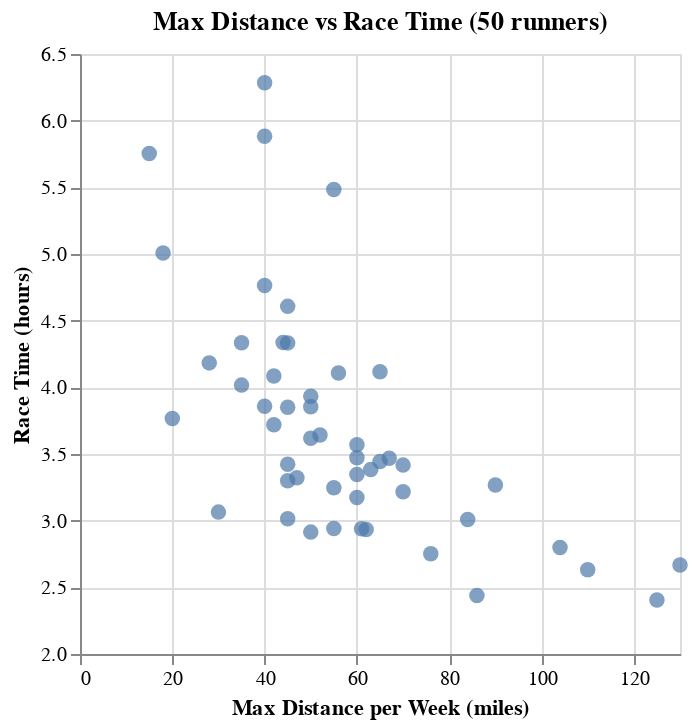

The code cell stored with this chart in its notebook:
### Code cell
# Task 2: Take a subset of the data
# Take a subset of 50 individuals
marathon_50 = marathon.sample(n=50, random_state=300)

# Create the scatterplot
answer2 = alt.Chart(marathon_50).mark_circle(size=60).encode(
    x=alt.X('max', title='Max Distance per Week (miles)'),
    y=alt.Y('time_hrs', title='Race Time (hours)', scale=alt.Scale(zero=False))
).properties(
    title='Max Distance vs Race Time (50 runners)'
)

answer2

### Figure 1 — Vega-Lite specification as saved in the notebook (floating-point values rounded to 4 significant figures)
{"config": {"view": {"continuousWidth": 300, "continuousHeight": 300}}, "data": {"name": "data-f534632576b79774dca13f231880df74"}, "mark": {"type": "circle", "size": 60}, "encoding": {"x": {"field": "max", "title": "Max Distance per Week (miles)", "type": "quantitative"}, "y": {"field": "time_hrs", "scale": {"zero": false}, "title": "Race Time (hours)", "type": "quantitative"}}, "title": "Max Distance vs Race Time (50 runners)", "$schema": "https://vega.github.io/schema/vega-lite/v5.20.1.json", "datasets": {"data-f534632576b79774dca13f231880df74": [{"age": 25, "bmi": 23.08, "female": 1, "footwear": 2, "group": 2, "injury": 1, "mf_d": 42195, "mf_di": 2, "mf_ti": 12048, "max": 60.0, "sprint": 0, "mf_s": 3.502, "time_hrs": 3.347}, {"age": 31, "bmi": 22.54, "female": 0, "footwear": 1, "group": 2, "injury": 2, "mf_d": 42195, "mf_di": 3, "mf_ti": 12323, "max": 45.0, "sprint": 1, "mf_s": 3.424, "time_hrs": 3.423}, {"age": 44, "bmi": 18.87, "female": 1, "footwear": 1, "group": 1, "injury": 1, "mf_d": 42195, "mf_di": 2, "mf_ti": 10077, "max": 104.0, "sprint": 1, "mf_s": 4.187, "time_hrs": 2.799}, {"age": 42, "bmi": 28.26, "female": 0, "footwear": 2, "group": 3, "injury": 1, "mf_d": 42195, "mf_di": 2, "mf_ti": 21180, "max": 40.0, "sprint": 0, "mf_s": 1.992, "time_hrs": 5.883}, {"age": 36, "bmi": 26.61, "female": 0, "footwear": 1, "group": 2, "injury": 1, "mf_d": 42195, "mf_di": 2, "mf_ti": 13560, "max": 20.0, "sprint": 0, "mf_s": 3.112, "time_hrs": 3.767}, {"age": 37, "bmi": 19.55, "female": 0, "footwear": 2, "group": 3, "injury": 1, "mf_d": 42195, "mf_di": 4, "mf_ti": 10834, "max": 84.0, "sprint": 1, "mf_s": 3.895, "time_hrs": 3.009}, {"age": 27, "bmi": 21.39, "female": 0, "footwear": 2, "group": 2, "injury": 1, "mf_d": 42195, "mf_di": 2, "mf_ti": 9475, "max": 110.0, "sprint": 1, "mf_s": 4.453, "time_hrs": 2.632}, {"age": 34, "bmi": 24.24, "female": 0, "footwear": 2, "group": 2, "injury": 2, "mf_d": 42195, "mf_di": 4, "mf_ti": 15610, "max": 44.0, "sprint": 0, "mf_s": 2.703, "time_hrs": 4.336}, {"age": 35, "bmi": 19.64, "female": 0, "footwear": 2, "group": 2, "injury": 1, "mf_d": 42195, "mf_di": 3, "mf_ti": 13111, "max": 52.0, "sprint": 1, "mf_s": 3.218, "time_hrs": 3.642}, {"age": 36, "bmi": 32.06, "female": 0, "footwear": 1, "group": 1, "injury": 3, "mf_d": 42195, "mf_di": 3, "mf_ti": 15600, "max": 45.0, "sprint": 1, "mf_s": 2.705, "time_hrs": 4.333}, {"age": 28, "bmi": 24.85, "female": 0, "footwear": 1, "group": 2, "injury": 1, "mf_d": 42195, "mf_di": 3, "mf_ti": 14161, "max": 50.0, "sprint": 1, "mf_s": 2.98, "time_hrs": 3.934}, {"age": 32, "bmi": 20.04, "female": 0, "footwear": 2, "group": 1, "injury": 1, "mf_d": 42195, "mf_di": 4, "mf_ti": 11031, "max": 30.0, "sprint": 0, "mf_s": 3.825, "time_hrs": 3.064}, {"age": 40, "bmi": 22.26, "female": 0, "footwear": 1, "group": 3, "injury": 1, "mf_d": 42195, "mf_di": 3, "mf_ti": 8657, "max": 125.0, "sprint": 1, "mf_s": 4.874, "time_hrs": 2.405}, {"age": 30, "bmi": 23.65, "female": 1, "footwear": 2, "group": 3, "injury": 1, "mf_d": 42195, "mf_di": 2, "mf_ti": 15601, "max": 35.0, "sprint": 1, "mf_s": 2.705, "time_hrs": 4.334}, {"age": 38, "bmi": 27.41, "female": 0, "footwear": 2, "group": 2, "injury": 3, "mf_d": 42195, "mf_di": 4, "mf_ti": 18026, "max": 18.0, "sprint": 0, "mf_s": 2.341, "time_hrs": 5.007}, {"age": 26, "bmi": 23.28, "female": 0, "footwear": 2, "group": 3, "injury": 1, "mf_d": 42195, "mf_di": 2, "mf_ti": 9904, "max": 76.0, "sprint": 1, "mf_s": 4.26, "time_hrs": 2.751}, {"age": 31, "bmi": 25.76, "female": 0, "footwear": 2, "group": 2, "injury": 1, "mf_d": 42195, "mf_di": 4, "mf_ti": 13025, "max": 50.0, "sprint": 1, "mf_s": 3.24, "time_hrs": 3.618}, {"age": 39, "bmi": 21.37, "female": 0, "footwear": 2, "group": 1, "injury": 2, "mf_d": 42195, "mf_di": 3, "mf_ti": 9601, "max": 130.0, "sprint": 1, "mf_s": 4.395, "time_hrs": 2.667}, {"age": 30, "bmi": 21.38, "female": 1, "footwear": 1, "group": 3, "injury": 1, "mf_d": 42195, "mf_di": 2, "mf_ti": 12180, "max": 63.0, "sprint": 1, "mf_s": 3.464, "time_hrs": 3.383}, {"age": 50, "bmi": 25.04, "female": 0, "footwear": 2, "group": 1, "injury": 2, "mf_d": 42195, "mf_di": 3, "mf_ti": 11961, "max": 47.0, "sprint": 1, "mf_s": 3.528, "time_hrs": 3.322}, {"age": 27, "bmi": 24.1, "female": 1, "footwear": 1, "group": 2, "injury": 2, "mf_d": 42195, "mf_di": 3, "mf_ti": 13860, "max": 45.0, "sprint": 0, "mf_s": 3.044, "time_hrs": 3.85}, {"age": 54, "bmi": 23.01, "female": 0, "footwear": 2, "group": 3, "injury": 1, "mf_d": 42195, "mf_di": 3, "mf_ti": 11580, "max": 70.0, "sprint": 0, "mf_s": 3.644, "time_hrs": 3.217}, {"age": 33, "bmi": 25.52, "female": 0, "footwear": 2, "group": 1, "injury": 3, "mf_d": 42195, "mf_di": 2, "mf_ti": 20714, "max": 15.0, "sprint": 0, "mf_s": 2.037, "time_hrs": 5.754}, {"age": 40, "bmi": 25.38, "female": 0, "footwear": 2, "group": 2, "injury": 1, "mf_d": 42195, "mf_di": 4, "mf_ti": 11691, "max": 55.0, "sprint": 1, "mf_s": 3.609, "time_hrs": 3.248}, {"age": 26, "bmi": 26.38, "female": 1, "footwear": 2, "group": 1, "injury": 1, "mf_d": 42195, "mf_di": 3, "mf_ti": 13874, "max": 50.0, "sprint": 0, "mf_s": 3.041, "time_hrs": 3.854}, {"age": 47, "bmi": 23.49, "female": 0, "footwear": 2, "group": 3, "injury": 1, "mf_d": 42195, "mf_di": 4, "mf_ti": 10588, "max": 55.0, "sprint": 0, "mf_s": 3.985, "time_hrs": 2.941}, {"age": 25, "bmi": 21.52, "female": 0, "footwear": 1, "group": 3, "injury": 1, "mf_d": 42195, "mf_di": 2, "mf_ti": 12300, "max": 70.0, "sprint": 1, "mf_s": 3.43, "time_hrs": 3.417}, {"age": 50, "bmi": 23.01, "female": 0, "footwear": 1, "group": 2, "injury": 2, "mf_d": 42195, "mf_di": 3, "mf_ti": 10563, "max": 62.0, "sprint": 1, "mf_s": 3.995, "time_hrs": 2.934}, {"age": 36, "bmi": 25.25, "female": 0, "footwear": 1, "group": 3, "injury": 1, "mf_d": 42195, "mf_di": 2, "mf_ti": 15060, "max": 28.0, "sprint": 0, "mf_s": 2.802, "time_hrs": 4.183}, {"age": 45, "bmi": 24.55, "female": 0, "footwear": 2, "group": 2, "injury": 1, "mf_d": 42195, "mf_di": 2, "mf_ti": 13392, "max": 42.0, "sprint": 0, "mf_s": 3.151, "time_hrs": 3.72}, {"age": 60, "bmi": 22.45, "female": 0, "footwear": 2, "group": 1, "injury": 1, "mf_d": 42195, "mf_di": 2, "mf_ti": 13890, "max": 40.0, "sprint": 1, "mf_s": 3.038, "time_hrs": 3.858}, {"age": 36, "bmi": 22.33, "female": 0, "footwear": 2, "group": 3, "injury": 1, "mf_d": 42195, "mf_di": 4, "mf_ti": 8777, "max": 86.0, "sprint": 1, "mf_s": 4.807, "time_hrs": 2.438}, {"age": 32, "bmi": 24.65, "female": 1, "footwear": 2, "group": 3, "injury": 1, "mf_d": 42195, "mf_di": 4, "mf_ti": 17149, "max": 40.0, "sprint": 0, "mf_s": 2.46, "time_hrs": 4.764}, {"age": 32, "bmi": 22.03, "female": 0, "footwear": 2, "group": 1, "injury": 1, "mf_d": 42195, "mf_di": 4, "mf_ti": 14460, "max": 35.0, "sprint": 0, "mf_s": 2.918, "time_hrs": 4.017}, {"age": 43, "bmi": 24.57, "female": 0, "footwear": 2, "group": 3, "injury": 1, "mf_d": 42195, "mf_di": 3, "mf_ti": 11762, "max": 90.0, "sprint": 1, "mf_s": 3.587, "time_hrs": 3.267}, {"age": 38, "bmi": 22.65, "female": 0, "footwear": 2, "group": 2, "injury": 1, "mf_d": 42195, "mf_di": 2, "mf_ti": 12485, "max": 67.0, "sprint": 1, "mf_s": 3.38, "time_hrs": 3.468}, {"age": 42, "bmi": 21.23, "female": 0, "footwear": 2, "group": 2, "injury": 1, "mf_d": 42195, "mf_di": 3, "mf_ti": 10850, "max": 45.0, "sprint": 0, "mf_s": 3.889, "time_hrs": 3.014}, {"age": 37, "bmi": 19.87, "female": 1, "footwear": 1, "group": 1, "injury": 1, "mf_d": 42195, "mf_di": 3, "mf_ti": 11426, "max": 60.0, "sprint": 1, "mf_s": 3.693, "time_hrs": 3.174}, {"age": 34, "bmi": 20.89, "female": 1, "footwear": 1, "group": 2, "injury": 1, "mf_d": 42195, "mf_di": 4, "mf_ti": 11880, "max": 45.0, "sprint": 0, "mf_s": 3.552, "time_hrs": 3.3}, {"age": 28, "bmi": 23.65, "female": 1, "footwear": 2, "group": 1, "injury": 1, "mf_d": 42195, "mf_di": 4, "mf_ti": 16586, "max": 45.0, "sprint": 0, "mf_s": 2.544, "time_hrs": 4.607}, {"age": 31, "bmi": 21.07, "female": 1, "footwear": 2, "group": 3, "injury": 1, "mf_d": 42195, "mf_di": 4, "mf_ti": 12500, "max": 60.0, "sprint": 1, "mf_s": 3.376, "time_hrs": 3.472}, {"age": 28, "bmi": 20.24, "female": 1, "footwear": 2, "group": 1, "injury": 1, "mf_d": 42195, "mf_di": 3, "mf_ti": 12851, "max": 60.0, "sprint": 1, "mf_s": 3.283, "time_hrs": 3.57}, {"age": 42, "bmi": 21.87, "female": 1, "footwear": 2, "group": 3, "injury": 1, "mf_d": 42195, "mf_di": 2, "mf_ti": 12399, "max": 65.0, "sprint": 1, "mf_s": 3.403, "time_hrs": 3.444}, {"age": 45, "bmi": 28.55, "female": 0, "footwear": 2, "group": 2, "injury": 3, "mf_d": 42195, "mf_di": 3, "mf_ti": 19740, "max": 55.0, "sprint": 0, "mf_s": 2.138, "time_hrs": 5.483}, {"age": 41, "bmi": 19.48, "female": 0, "footwear": 1, "group": 2, "injury": 2, "mf_d": 42195, "mf_di": 2, "mf_ti": 10579, "max": 61.0, "sprint": 0, "mf_s": 3.989, "time_hrs": 2.939}, {"age": 33, "bmi": 20.59, "female": 0, "footwear": 2, "group": 3, "injury": 1, "mf_d": 42195, "mf_di": 2, "mf_ti": 10491, "max": 50.0, "sprint": 1, "mf_s": 4.022, "time_hrs": 2.914}, {"age": 59, "bmi": 23.24, "female": 0, "footwear": 2, "group": 2, "injury": 1, "mf_d": 42195, "mf_di": 3, "mf_ti": 14785, "max": 56.0, "sprint": 1, "mf_s": 2.854, "time_hrs": 4.107}, {"age": 54, "bmi": 20.45, "female": 1, "footwear": 2, "group": 2, "injury": 3, "mf_d": 42195, "mf_di": 2, "mf_ti": 14708, "max": 42.0, "sprint": 1, "mf_s": 2.869, "time_hrs": 4.086}, {"age": 43, "bmi": 25.95, "female": 0, "footwear": 2, "group": 1, "injury": 1, "mf_d": 42195, "mf_di": 3, "mf_ti": 14820, "max": 65.0, "sprint": 0, "mf_s": 2.847, "time_hrs": 4.117}, {"age": 28, "bmi": 23.75, "female": 1, "footwear": 2, "group": 2, "injury": 3, "mf_d": 42195, "mf_di": 4, "mf_ti": 22623, "max": 40.0, "sprint": 0, "mf_s": 1.865, "time_hrs": 6.284}]}}
